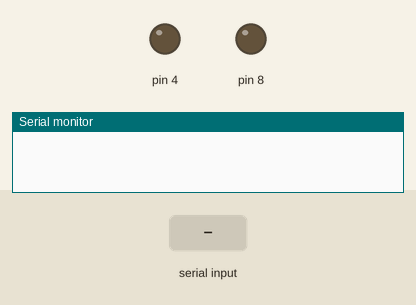
A sketch run on a simulated Arduino Uno, built with avr-gcc and run on an emulated ATmega328P. On the bench: output pins drawn as LEDs (lit = HIGH), the last lines printed to the serial monitor. Dashed ring = blinking. Inputs (shaded band) come from the test bench.

Above: at 1.2 s.
1.3 s: "2" received over Serial
At 2.1 s:
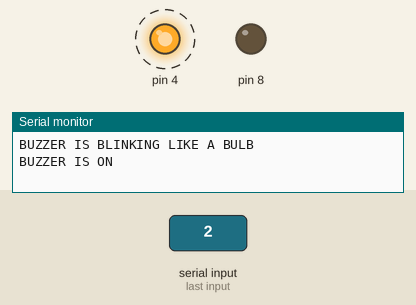
Timing chart, 0 to 7.8 s (numbered marks = the images above; inputs shaded):
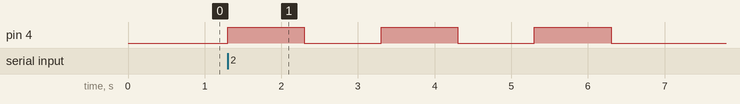

The sketch:

blinking_buzzer1.ino
```cpp
void setup()
{
  Serial.begin(9600);
  pinMode(4,OUTPUT);
  pinMode(8,OUTPUT);
}

void loop()
{
  if (Serial.available()){
    char buz = Serial.read();
    if (buz == '1') {
      digitalWrite(4,HIGH);
      digitalWrite(8,HIGH);
      Serial.println("BUZZER AND LED IS ON");
    }
    	if (buz == '0'){
      		digitalWrite(4,LOW);
            digitalWrite(8,LOW);
            Serial.println("BUZZER AND LED IS OFF");
        }
    		if (buz == '2'){
            	Serial.println("BUZZER IS BLINKING LIKE A BULB");
                digitalWrite(4,HIGH);
                Serial.println("BUZZER IS ON");
                delay(1000);
                digitalWrite(4,LOW);
                Serial.println("BUZZER IS OFF");
                delay(1000);
                digitalWrite(4,HIGH);
                Serial.println("BUZZER IS ON");
                delay(1000);
                digitalWrite(4,LOW);
                Serial.println("BUZZER IS OFF");
                delay(1000);
                digitalWrite(4,HIGH);
                Serial.println("BUZZER IS ON");
                delay(1000);
                digitalWrite(4,LOW);
                Serial.println("BUZZER IS OFF");
                delay(1000);
            }
            }

}
```

Measured:
- after the input at 1.3 s, pin 4: alternates HIGH for 1.0 s and LOW for 1.0 s, 6 changes in all, then stays LOW, starting at once
